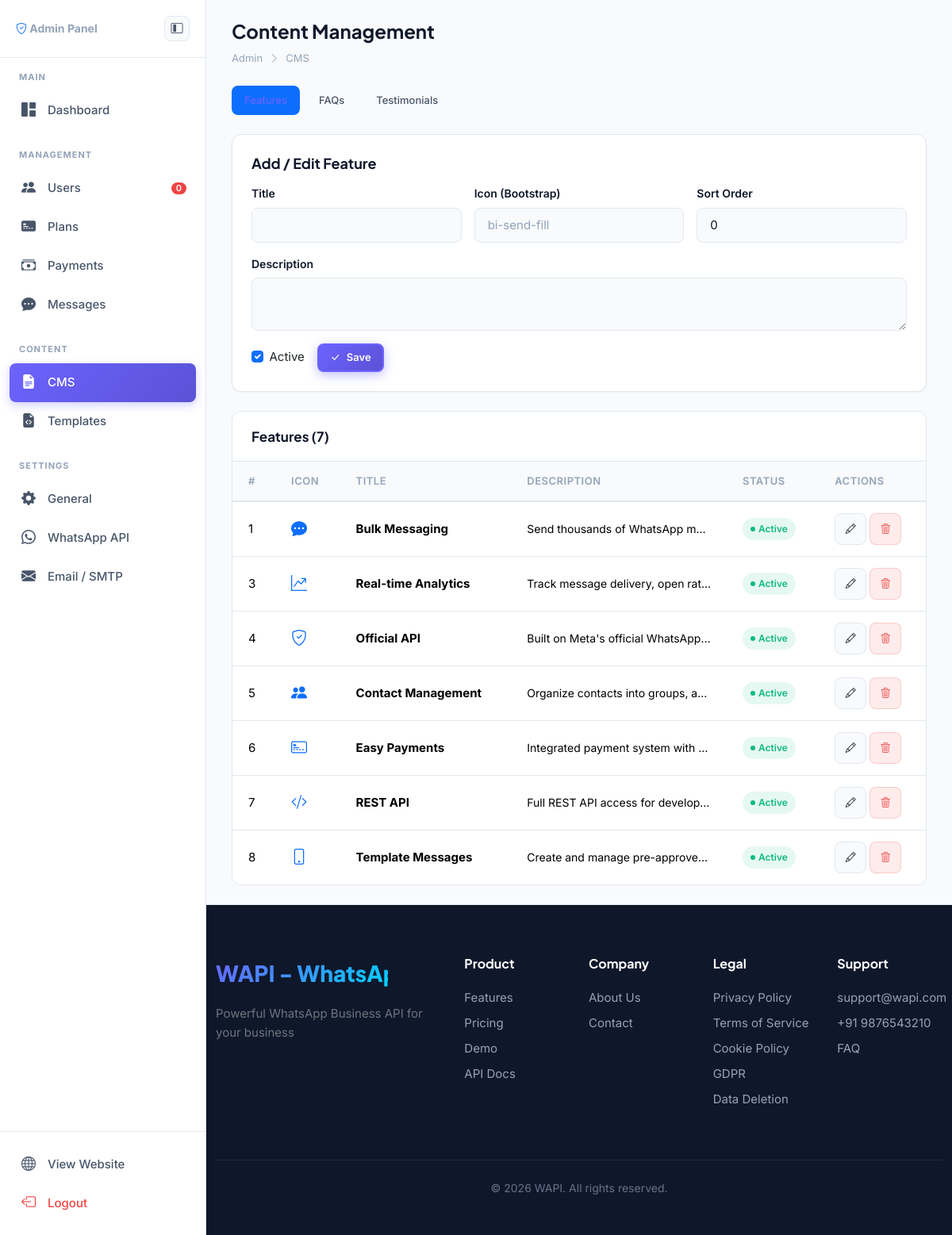
The page /admin/content.php (signed in) on the database its author committed.
### tables this page shows
CREATE TABLE `features` (
    `id` INT AUTO_INCREMENT PRIMARY KEY,
    `icon` VARCHAR(50) DEFAULT 'bi-star',
    `title` VARCHAR(150) NOT NULL,
    `description` TEXT NOT NULL,
    `sort_order` INT DEFAULT 0,
    `is_active` TINYINT(1) DEFAULT 1,
    `created_at` TIMESTAMP DEFAULT CURRENT_TIMESTAMP
);

CREATE TABLE `settings` (
    `id` INT AUTO_INCREMENT PRIMARY KEY,
    `setting_key` VARCHAR(100) NOT NULL UNIQUE,
    `setting_value` TEXT DEFAULT NULL,
    `setting_group` VARCHAR(50) DEFAULT 'general',
    `setting_type` ENUM('text', 'textarea', 'image', 'json', 'boolean', 'number', 'color') DEFAULT 'text',
    `is_public` TINYINT(1) DEFAULT 1,
    `updated_at` TIMESTAMP DEFAULT CURRENT_TIMESTAMP ON UPDATE CURRENT_TIMESTAMP,
    INDEX `idx_group` (`setting_group`),
    INDEX `idx_key` (`setting_key`)
);

### helpers/functions.php (called while the page is built, shortened)
<?php
function baseUrl($path = '') {
    $path = ltrim($path, '/');
    $url = rtrim(APP_URL, '/') . '/' . ltrim($path, '/');
    return preg_replace('/(\/wapi)+/', '/wapi', $url);
}

### helpers/security.php (called while the page is built, shortened)
<?php
function e($value) {
    return htmlspecialchars($value ?? '', ENT_QUOTES, 'UTF-8');
}
function sanitize($input) {
    return htmlspecialchars(strip_tags(trim($input)), ENT_QUOTES, 'UTF-8');
}

### config/autoload.php (called while the page is built, shortened)
<?php
spl_autoload_register(function ($className) {
    $classFile = APP_ROOT . '/classes/' . $className . '.php';
});
require_once APP_ROOT . '/helpers/functions.php';
require_once APP_ROOT . '/helpers/security.php';

### classes/Database.php (called while the page is built, shortened)
<?php
class Database {
    private static $instance = null;
    private $pdo;
    private function __construct() {
        try {
            $dsn = 'mysql:host=' . DB_HOST . ';dbname=' . DB_NAME . ';charset=' . DB_CHARSET;
            $tzOffset = date('P');
            $options = [
                PDO::ATTR_ERRMODE => PDO::ERRMODE_EXCEPTION,
                PDO::ATTR_DEFAULT_FETCH_MODE => PDO::FETCH_ASSOC,
                PDO::ATTR_EMULATE_PREPARES => false,
                PDO::MYSQL_ATTR_INIT_COMMAND => "SET NAMES utf8mb4 COLLATE utf8mb4_unicode_ci; SET time_zone = '$tzOffset';"
            ];
            $this->pdo = new PDO($dsn, DB_USER, DB_PASS, $options);
        } catch (PDOException $e) {
            error_log("Database Connection Error: " . $e->getMessage());
            die("Database connection failed. Please check your configuration.");
        }
    }
    public static function getInstance() {
        if (self::$instance === null) {
            self::$instance = new self();
        }
        return self::$instance;
    }
    public function query($sql, $params = []) {
        try {
            $stmt = $this->pdo->prepare($sql);
            $stmt->execute($params);
            return $stmt;
        } catch (PDOException $e) {
            error_log("Query Error: " . $e->getMessage() . " | SQL: " . $sql);
            throw $e;
        }
    }
    public function fetch($sql, $params = []) {
        return $this->query($sql, $params)->fetch();
    }
    public function fetchAll($sql, $params = []) {
        return $this->query($sql, $params)->fetchAll();
    }
}

### classes/Settings.php (called while the page is built, shortened)
<?php
class Settings {
    private $db;
    private static $cache = [];
    public function __construct() {
        $this->db = Database::getInstance();
    }
    public function get($key, $default = null) {
        if (isset(self::$cache[$key])) {
            return self::$cache[$key];
        }
        $result = $this->db->fetch(
            "SELECT setting_value FROM settings WHERE setting_key = ?",
            [$key]
        );
        $value = $result ? $result['setting_value'] : $default;
        self::$cache[$key] = $value;
        return $value;
    }
}

### admin/content.php (the view, shortened to what this page needs)
<?php
$db = Database::getInstance();
$section = sanitize($_GET['section'] ?? 'features');
$items = [];
if ($section === 'features') $items = $db->fetchAll("SELECT * FROM features ORDER BY sort_order ASC");
elseif ($section === 'faqs') $items = $db->fetchAll("SELECT * FROM faqs ORDER BY sort_order ASC");
elseif ($section === 'testimonials') $items = $db->fetchAll("SELECT * FROM testimonials ORDER BY sort_order ASC");
include __DIR__ . '/../includes/header.php';
?>
<div class="dashboard-wrapper">
    <?php include __DIR__ . '/../includes/admin-sidebar.php'; ?>
    <main class="main-content">
        <div class="dash-header">
            <div>
                <h1 class="dash-title">Content Management</h1>
                <div class="dash-breadcrumb"><a href="<?= baseUrl('admin/'); ?>">Admin</a><i class="bi bi-chevron-right"></i><span>CMS</span></div>
            </div>
        </div>
        <ul class="nav nav-pills mb-4 gap-2">
            <li><a class="nav-link <?= $section === 'features' ? 'active' : ''; ?> btn-sm" href="?section=features" style="border-radius: 8px;">Features</a></li>
            <li><a class="nav-link <?= $section === 'faqs' ? 'active' : ''; ?> btn-sm" href="?section=faqs" style="border-radius: 8px;">FAQs</a></li>
            <li><a class="nav-link <?= $section === 'testimonials' ? 'active' : ''; ?> btn-sm" href="?section=testimonials" style="border-radius: 8px;">Testimonials</a></li>
        </ul>
        <div class="card mb-4" style="border-radius: var(--border-radius);">
            <div class="card-body p-4">
                <h5 class="fw-bold mb-3">Add / Edit <?= ucfirst(rtrim($section, 's')); ?></h5>
                <form method="POST" id="cmsForm">
                    <div class="row g-3">
                        <?php if ($section === 'features'): ?>
                        <div class="col-md-4"><label class="form-label">Title</label><input type="text" name="title" id="f_title" class="form-control" required></div>
                        <div class="col-md-4"><label class="form-label">Icon (Bootstrap)</label><input type="text" name="icon" id="f_icon" class="form-control" placeholder="bi-send-fill"></div>
                        <div class="col-md-4"><label class="form-label">Sort Order</label><input type="number" name="sort_order" id="f_sort" class="form-control" value="0"></div>
                        <div class="col-12"><label class="form-label">Description</label><textarea name="description" id="f_desc" class="form-control" rows="2"></textarea></div>
                        <?php endif; ?>
                        <div class="col-12 d-flex align-items-center gap-3">
                            <div class="form-check"><input class="form-check-input" type="checkbox" name="is_active" id="f_active" checked><label class="form-check-label" for="f_active">Active</label></div>
                            <button type="submit" class="btn btn-primary btn-sm"><i class="bi bi-check-lg"></i> Save</button>
                        </div>
                    </div>
                </form>
            </div>
        </div>
        <div class="data-table">
            <div class="data-table-header"><h5 class="data-table-title mb-0"><?= ucfirst($section); ?> (<?= count($items); ?>)</h5></div>
            <div class="table-responsive">
                <table class="table">
                    <thead>
                        <tr>
                            <th>#</th>
                            <?php if ($section === 'features'): ?><th>Icon</th><th>Title</th><th>Description</th>
                            <?php elseif ($section === 'faqs'): ?><th>Question</th><th>Answer</th>
                            <?php else: ?><th>Name</th><th>Content</th><th>Rating</th>
                            <?php endif; ?>
                            <th>Status</th><th>Actions</th>
                        </tr>
                    </thead>
                    <tbody>
                        <?php foreach ($items as $item): ?>
                        <tr>
                            <td><?= $item['sort_order']; ?></td>
                            <?php if ($section === 'features'): ?>
                            <td><i class="bi <?= e($item['icon']); ?> text-primary" style="font-size: 1.25rem;"></i></td>
                            <td class="fw-bold"><?= e($item['title']); ?></td>
                            <td style="max-width: 250px; font-size: 0.875rem;" class="text-truncate"><?= e($item['description']); ?></td>
                            <?php elseif ($section === 'faqs'): ?>
                            <td class="fw-bold"><?= e($item['question']); ?></td>
                            <td style="max-width: 300px; font-size: 0.875rem;" class="text-truncate"><?= e($item['answer']); ?></td>
                            <?php endif; ?>
                            <td><span class="status-badge status-<?= $item['is_active'] ? 'active' : 'inactive'; ?>"><?= $item['is_active'] ? 'Active' : 'Hidden'; ?></span></td>
                            <td>
                                <div class="d-flex gap-1">
                                    <button class="btn btn-icon btn-sm" style="background: var(--bg-secondary); border: 1px solid var(--border-color);" onclick="editItem(<?= htmlspecialchars(json_encode($item)); ?>)"><i class="bi bi-pencil"></i></button>
                                    <form method="POST" style="display:inline;" onsubmit="return confirm('Delete?')"><button class="btn btn-icon btn-sm" style="background: rgba(239,68,68,0.1); color: var(--danger); border: 1px solid rgba(239,68,68,0.2);"><i class="bi bi-trash3"></i></button></form>
                                </div>
                            </td>
                        </tr>
                        <?php endforeach; ?>
                    </tbody>
                </table>
            </div>
        </div>
    </main>
</div>
<?php include __DIR__ . '/../includes/footer.php'; ?>

### includes/footer.php (shortened to what this page needs)
<?php
$settings = $settings ?? new Settings();
$footerText = $settings->get('footer_text', '© 2026 WAPI. All rights reserved.');
$contactEmail = $settings->get('contact_email', 'support@wapi.com');
$contactPhone = $settings->get('contact_phone', '');
?>
    <footer class="footer">
        <div class="container">
            <div class="row g-4">
                <div class="col-lg-4 col-md-6">
                    <div class="navbar-brand mb-3" style="font-size: 1.75rem;">
                        <?= e($settings->get('site_name', 'WAPI')); ?>
                    </div>
                    <p class="text-secondary mb-3" style="font-size: 0.9375rem;">
                        <?= e($settings->get('site_tagline', 'Powerful WhatsApp Business API for your business')); ?>
                    </p>
                </div>
                <div class="col-lg-2 col-md-6">
                    <h5>Product</h5>
                    <ul class="footer-links">
                        <li><a href="<?= baseUrl('index.php#features'); ?>">Features</a></li>
                        <li><a href="<?= baseUrl('index.php#pricing'); ?>">Pricing</a></li>
                        <li><a href="<?= baseUrl('index.php#demo'); ?>">Demo</a></li>
                        <li><a href="<?= baseUrl('docs/'); ?>">API Docs</a></li>
                    </ul>
                </div>
                <div class="col-lg-2 col-md-6">
                    <h5>Company</h5>
                    <ul class="footer-links">
                        <li><a href="<?= baseUrl('about.php'); ?>">About Us</a></li>
                        <li><a href="<?= baseUrl('contact.php'); ?>">Contact</a></li>
                    </ul>
                </div>
                <div class="col-lg-2 col-md-6">
                    <h5>Legal</h5>
                    <ul class="footer-links">
                        <li><a href="<?= baseUrl('privacy.php'); ?>">Privacy Policy</a></li>
                        <li><a href="<?= baseUrl('terms.php'); ?>">Terms of Service</a></li>
                        <li><a href="<?= baseUrl('cookies.php'); ?>">Cookie Policy</a></li>
                        <li><a href="<?= baseUrl('gdpr.php'); ?>">GDPR</a></li>
                        <li><a href="<?= baseUrl('data-deletion.php'); ?>">Data Deletion</a></li>
                    </ul>
                </div>
                <div class="col-lg-2 col-md-6">
                    <h5>Support</h5>
                    <ul class="footer-links">
                        <li><a href="mailto:<?= e($contactEmail); ?>"><?= e($contactEmail); ?></a></li>
                        <?php if ($contactPhone): ?>
                        <li><a href="tel:<?= e($contactPhone); ?>"><?= e($contactPhone); ?></a></li>
                        <?php endif; ?>
                        <li><a href="<?= baseUrl('index.php#faq'); ?>">FAQ</a></li>
                    </ul>
                </div>
            </div>
            <div class="footer-bottom">
                <p><?= $footerText; ?></p>
            </div>
        </div>
    </footer>
</body>
</html>

### rows shown on the page
features: sort_order "1", title "Bulk Messaging", description "Send thousands of WhatsApp m…", is_active "Active"
features: sort_order "3", title "Real-time Analytics", description "Track message delivery, open rat…", is_active "Active"
features: sort_order "4", title "Official API", description "Built on Meta's official WhatsApp…", is_active "Active"
features: sort_order "5", title "Contact Management", description "Organize contacts into groups, a…", is_active "Active"
features: sort_order "6", title "Easy Payments", description "Integrated payment system with…", is_active "Active"
features: sort_order "7", title "REST API", description "Full REST API access for develop…", is_active "Active"
features: sort_order "8", title "Template Messages", description "Create and manage pre-approve…", is_active "Active"
settings: setting_value "Powerful WhatsApp Business API for your business"
settings: setting_value "support@wapi.com"
settings: setting_value "+91 9876543210"
settings: setting_value "© 2026 WAPI. All rights reserved."

### other values the page prints
$totalUsers "0"
rtrim($section, 's') "Feature"
$section "Features"
count($items) "7"
$settings->get('site_name', 'WAPI') "WAPI - Whats…"
